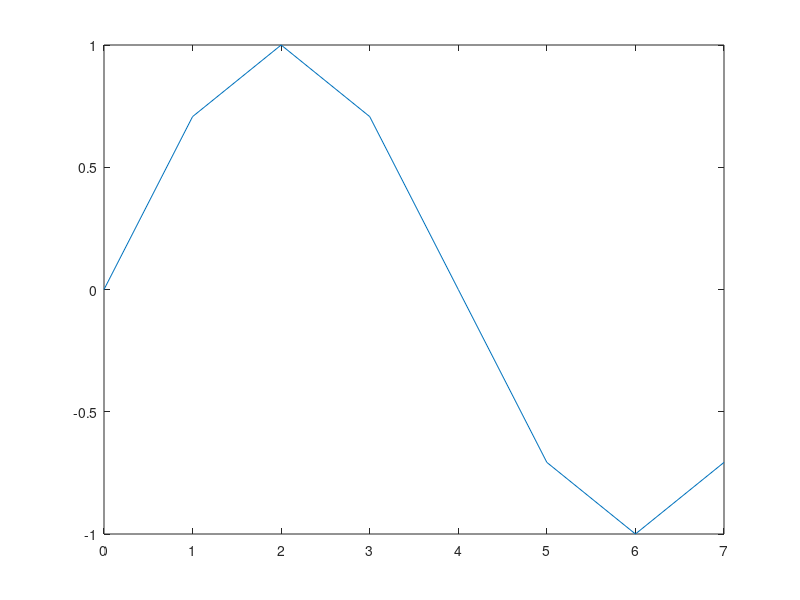

The MATLAB script that drew this image:
    N = 8;
    n = 0:N-1;
    k = 1;

    %%%% FIRST TASK: 1 freq %%%%
    disp('FIRST TASK: 1 freq');
    signal = cos(2*pi*n*k/N) + 1i*sin(2*pi*n*k/N);
    plot(n, signal);
    disp('FFT result');
    fft_res = fft(signal)
    %%%% END TASK %%%%

    %%%% SECOND TASK: 2 freq %%%%
    disp('SECOND TASK: 2 freq');
    signal1 = cos(2*pi*n*2/N) + 1i*sin(2*pi*n*2/N);
    signal2 = cos(2*pi*n*5/N) + 1i*sin(2*pi*n*5/N);
    signal = signal1 + signal2;
    plot(n, signal);
    disp('FFT result');
    fft_res = fft(signal)
    %%%% END TASK %%%%

    %%%% THIRD TASK: ifft -> sin() %%%%
    disp('THIRD TASK: ifft sin()');
    signal = sin(2*pi*n/N);
    signal = [0 + 8* 1i, 0 - 0*1i,0 - 0*1i,0 - 0*1i,0 - 0*1i, ...
              0 - 0*1i,0 - 0*1i,0 + 8*1i]
    plot(n, signal);
    disp('IFFT result');
    ifft_res = ifft(signal)
    plot(n, ifft_res);
    %%%% END TASK %%%%